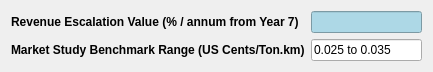
       <widget class="QWidget" name="layoutWidget">
        <property name="geometry">
         <rect>
          <x>460</x>
          <y>2700</y>
          <width>433</width>
          <height>54</height>
         </rect>
        </property>
        <layout class="QHBoxLayout" name="horizontalLayout_15">
         <item>
          <layout class="QVBoxLayout" name="verticalLayout_23">
           <item>
            <widget class="QLabel" name="label_85">
             <property name="text">
              <string>&lt;html&gt;&lt;head/&gt;&lt;body&gt;&lt;p&gt;&lt;span style=&quot; font-weight:700;&quot;&gt;Revenue Escalation Value (% / annum from Year 7)&lt;/span&gt;&lt;/p&gt;&lt;/body&gt;&lt;/html&gt;</string>
             </property>
            </widget>
           </item>
           <item>
            <widget class="QLabel" name="label_86">
             <property name="text">
              <string>&lt;html&gt;&lt;head/&gt;&lt;body&gt;&lt;p&gt;&lt;span style=&quot; font-weight:700;&quot;&gt;Market Study Benchmark Range (US Cents/Ton.km)&lt;/span&gt;&lt;/p&gt;&lt;/body&gt;&lt;/html&gt;</string>
             </property>
            </widget>
           </item>
          </layout>
         </item>
         <item>
          <layout class="QVBoxLayout" name="revenue2">
           <item>
            <widget class="QLineEdit" name="revenueEscalation_output">
             <property name="styleSheet">
              <string notr="true">QLineEdit {
    background-color: #ADD8E6;
    color: #000000;
}
</string>
             </property>
             <property name="readOnly">
              <bool>true</bool>
             </property>
            </widget>
           </item>
           <item>
            <widget class="QLineEdit" name="marketStudy_Output">
             <property name="styleSheet">
              <string notr="true"/>
             </property>
             <property name="text">
              <string>0.025 to 0.035</string>
             </property>
             <property name="readOnly">
              <bool>true</bool>
             </property>
            </widget>
           </item>
          </layout>
         </item>
        </layout>
       </widget>
